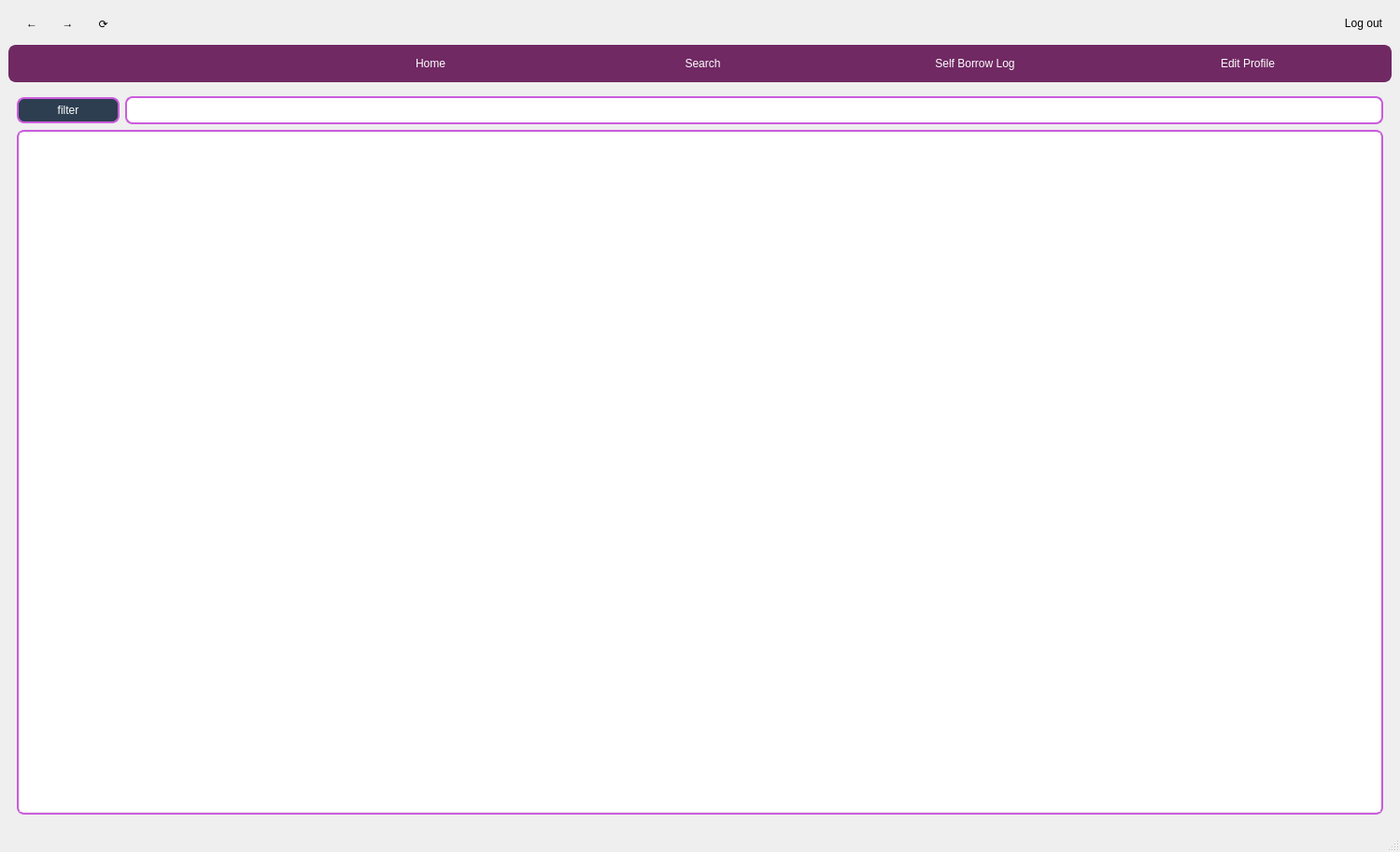
<?xml version="1.0" encoding="UTF-8"?>
<ui version="4.0">
 <class>BookWindow_Student</class>
 <widget class="QMainWindow" name="BookWindow_Student">
  <property name="geometry">
   <rect>
    <x>0</x>
    <y>0</y>
    <width>1499</width>
    <height>912</height>
   </rect>
  </property>
  <property name="windowTitle">
   <string>Main Window</string>
  </property>
  <property name="windowIcon">
   <iconset resource="resource.qrc">
    <normaloff>:/img/img/flat-design-library-logo-design_23-2149324476.png</normaloff>:/img/img/flat-design-library-logo-design_23-2149324476.png</iconset>
  </property>
  <property name="styleSheet">
   <string notr="true"/>
  </property>
  <widget class="QWidget" name="centralwidget">
   <layout class="QVBoxLayout" name="verticalLayout_3">
    <item>
     <widget class="QWidget" name="widget" native="true">
      <layout class="QVBoxLayout" name="verticalLayout_15">
       <item>
        <layout class="QHBoxLayout" name="horizontalLayout_9" stretch="1,1,1,40,0">
         <item>
          <widget class="QPushButton" name="pushButton_PreviousPage">
           <property name="styleSheet">
            <string notr="true">QPushButton {
    background-color: transparent;
    border: none;
    border-radius: 4px;
}

QPushButton:hover {
    background-color: rgba(255, 255, 255, 30);
}

QPushButton:pressed {
    background-color: rgba(255, 255, 255, 50);
}</string>
           </property>
           <property name="text">
            <string>←</string>
           </property>
          </widget>
         </item>
         <item>
          <widget class="QPushButton" name="pushButton_NextPage">
           <property name="styleSheet">
            <string notr="true">QPushButton {
    background-color: transparent;
    border: none;
    border-radius: 4px; 
}

QPushButton:hover {
    background-color: rgba(255, 255, 255, 30); 
}

QPushButton:pressed {
    background-color: rgba(255, 255, 255, 50); 
}</string>
           </property>
           <property name="text">
            <string>→</string>
           </property>
          </widget>
         </item>
         <item>
          <widget class="QPushButton" name="pushButton_Reload">
           <property name="styleSheet">
            <string notr="true">QPushButton {
    background-color: transparent;
    border: none;
    border-radius: 4px; 
}

QPushButton:hover {
    background-color: rgba(255, 255, 255, 30); 
}

QPushButton:pressed {
    background-color: rgba(255, 255, 255, 50); 
}</string>
           </property>
           <property name="text">
            <string>⟳</string>
           </property>
          </widget>
         </item>
         <item>
          <widget class="QLabel" name="label_Space">
           <property name="text">
            <string/>
           </property>
          </widget>
         </item>
         <item>
          <widget class="QPushButton" name="pushButton_LogOut">
           <property name="styleSheet">
            <string notr="true">QPushButton {
    background-color: transparent;
    border: none;
    border-radius: 4px; 
}

QPushButton:hover {
    background-color: rgba(255, 255, 255, 30); 
}

QPushButton:pressed {
    background-color: rgba(255, 255, 255, 50); 
}</string>
           </property>
           <property name="text">
            <string>Log out</string>
           </property>
          </widget>
         </item>
        </layout>
       </item>
      </layout>
     </widget>
    </item>
    <item>
     <widget class="QGroupBox" name="groupBox_navigationbar">
      <property name="styleSheet">
       <string notr="true">border:2px solid #702963;
border-radius: 8px;
background-color: #702963;</string>
      </property>
      <property name="title">
       <string/>
      </property>
      <layout class="QVBoxLayout" name="verticalLayout_4">
       <item>
        <layout class="QHBoxLayout" name="horizontalLayout" stretch="1,1,2,2,2,2">
         <item>
          <widget class="QLabel" name="label_date">
           <property name="styleSheet">
            <string notr="true">color: rgb(255, 255, 255);</string>
           </property>
           <property name="text">
            <string/>
           </property>
           <property name="alignment">
            <set>Qt::AlignmentFlag::AlignCenter</set>
           </property>
          </widget>
         </item>
         <item>
          <widget class="QLabel" name="label_time">
           <property name="styleSheet">
            <string notr="true">color: rgb(255, 255, 255);</string>
           </property>
           <property name="text">
            <string/>
           </property>
           <property name="alignment">
            <set>Qt::AlignmentFlag::AlignCenter</set>
           </property>
          </widget>
         </item>
         <item>
          <widget class="QPushButton" name="pushButton_navtomain">
           <property name="styleSheet">
            <string notr="true">QPushButton {
	color: rgb(255, 255, 255);
    text-decoration: none;
}
QPushButton:hover {
    text-decoration: underline;
}</string>
           </property>
           <property name="text">
            <string>Home</string>
           </property>
          </widget>
         </item>
         <item>
          <widget class="QPushButton" name="pushButton_navtosearch">
           <property name="styleSheet">
            <string notr="true">QPushButton {
	color: rgb(255, 255, 255);
    text-decoration: none;
}
QPushButton:hover {
    text-decoration: underline;
}</string>
           </property>
           <property name="text">
            <string>Search</string>
           </property>
          </widget>
         </item>
         <item>
          <widget class="QPushButton" name="pushButton_navtoselfborrowlog">
           <property name="styleSheet">
            <string notr="true">QPushButton {
	color: rgb(255, 255, 255);
    text-decoration: none;
}
QPushButton:hover {
    text-decoration: underline;
}</string>
           </property>
           <property name="text">
            <string>Self Borrow Log</string>
           </property>
          </widget>
         </item>
         <item>
          <widget class="QPushButton" name="pushButton_EditProfile">
           <property name="styleSheet">
            <string notr="true">QPushButton {
	color: rgb(255, 255, 255);
    text-decoration: none;
}
QPushButton:hover {
    text-decoration: underline;
}</string>
           </property>
           <property name="text">
            <string>Edit Profile</string>
           </property>
          </widget>
         </item>
        </layout>
       </item>
      </layout>
     </widget>
    </item>
    <item>
     <widget class="QStackedWidget" name="stackedWidget">
      <property name="styleSheet">
       <string notr="true">color:rgb(255, 255, 255);</string>
      </property>
      <property name="currentIndex">
       <number>2</number>
      </property>
      <widget class="QWidget" name="page_home">
       <layout class="QVBoxLayout" name="verticalLayout">
        <item>
         <widget class="QGroupBox" name="groupBox_2">
          <property name="title">
           <string/>
          </property>
          <layout class="QHBoxLayout" name="horizontalLayout_4">
           <item>
            <layout class="QVBoxLayout" name="verticalLayout_10" stretch="2,1">
             <item>
              <layout class="QHBoxLayout" name="horizontalLayout_3" stretch="2,6">
               <item>
                <layout class="QVBoxLayout" name="verticalLayout_9" stretch="1,5">
                 <item>
                  <widget class="QLabel" name="label_greeting">
                   <property name="styleSheet">
                    <string notr="true">color: rgb(255, 255, 255);
font: 700 28pt &quot;Microsoft JhengHei UI&quot;;</string>
                   </property>
                   <property name="text">
                    <string>TextLabel</string>
                   </property>
                  </widget>
                 </item>
                 <item>
                  <widget class="QLabel" name="label_profiePic">
                   <property name="text">
                    <string>No Image</string>
                   </property>
                   <property name="alignment">
                    <set>Qt::AlignmentFlag::AlignCenter</set>
                   </property>
                  </widget>
                 </item>
                </layout>
               </item>
               <item>
                <widget class="QTableWidget" name="tableWidget_Status">
                 <property name="styleSheet">
                  <string notr="true">QTableWidget{
color:rgb(255, 255, 255);
alternate-background-color: #606060;
selection-background-color: rgb(63, 63, 63);
selection-color: rgb(255, 255, 255);
border:2px solid #ca5cdd;
border-radius: 8px;
padding:1px;
}</string>
                 </property>
                 <property name="editTriggers">
                  <set>QAbstractItemView::EditTrigger::NoEditTriggers</set>
                 </property>
                 <property name="alternatingRowColors">
                  <bool>true</bool>
                 </property>
                 <property name="selectionMode">
                  <enum>QAbstractItemView::SelectionMode::SingleSelection</enum>
                 </property>
                 <property name="selectionBehavior">
                  <enum>QAbstractItemView::SelectionBehavior::SelectRows</enum>
                 </property>
                </widget>
               </item>
              </layout>
             </item>
             <item>
              <widget class="QTableWidget" name="tableWidget_RankBoard">
               <property name="styleSheet">
                <string notr="true">QTableWidget{
color:rgb(255, 255, 255);
alternate-background-color: #606060;
selection-background-color: rgb(63, 63, 63);
selection-color: rgb(255, 255, 255);
border:2px solid #ca5cdd;
border-radius: 8px;
padding:1px;
}</string>
               </property>
               <property name="editTriggers">
                <set>QAbstractItemView::EditTrigger::NoEditTriggers</set>
               </property>
               <property name="selectionMode">
                <enum>QAbstractItemView::SelectionMode::NoSelection</enum>
               </property>
              </widget>
             </item>
            </layout>
           </item>
          </layout>
         </widget>
        </item>
       </layout>
      </widget>
      <widget class="QWidget" name="page_search">
       <layout class="QVBoxLayout" name="verticalLayout_2">
        <item>
         <widget class="QGroupBox" name="groupBox_searchpage">
          <property name="title">
           <string/>
          </property>
          <layout class="QVBoxLayout" name="verticalLayout_6">
           <item>
            <layout class="QHBoxLayout" name="horizontalLayout_5" stretch="1,1,10,1">
             <item>
              <widget class="QPushButton" name="pushButton_filter">
               <property name="minimumSize">
                <size>
                 <width>110</width>
                 <height>0</height>
                </size>
               </property>
               <property name="styleSheet">
                <string notr="true">QPushButton{ 
border:2px solid #ca5cdd;
 border-radius:8px;
 padding:5px;
 background-color:#2c3e50;
 border-radius:8px;
 color:white;
}</string>
               </property>
               <property name="text">
                <string>Filter</string>
               </property>
              </widget>
             </item>
             <item>
              <widget class="QComboBox" name="comboBox_searchby">
               <property name="sizePolicy">
                <sizepolicy hsizetype="Minimum" vsizetype="Fixed">
                 <horstretch>0</horstretch>
                 <verstretch>0</verstretch>
                </sizepolicy>
               </property>
               <property name="minimumSize">
                <size>
                 <width>110</width>
                 <height>0</height>
                </size>
               </property>
               <property name="acceptDrops">
                <bool>true</bool>
               </property>
               <property name="styleSheet">
                <string notr="true">QComboBox
{
 border:2px solid #ca5cdd;
 border-radius:8px;
 padding:5px;
}
QComboBox::drop-down
{
 border:none;
}
QComboBox QAbstractItemView
{
 background-color:#2c3e50;
 selection-background-color:#3498db;
 border-radius:8px;
 color:white;
}</string>
               </property>
               <property name="currentIndex">
                <number>0</number>
               </property>
               <property name="sizeAdjustPolicy">
                <enum>QComboBox::SizeAdjustPolicy::AdjustToContentsOnFirstShow</enum>
               </property>
               <item>
                <property name="text">
                 <string>Search by</string>
                </property>
               </item>
               <item>
                <property name="text">
                 <string>Book Name</string>
                </property>
               </item>
               <item>
                <property name="text">
                 <string>Book Code</string>
                </property>
               </item>
               <item>
                <property name="text">
                 <string>Authur</string>
                </property>
               </item>
              </widget>
             </item>
             <item>
              <widget class="QLineEdit" name="lineEdit_searchinput">
               <property name="styleSheet">
                <string notr="true"> QLineEdit
{
border:2px solid #ca5cdd;
border-radius:8px;
padding:5px;
}</string>
               </property>
               <property name="inputMask">
                <string/>
               </property>
               <property name="text">
                <string/>
               </property>
               <property name="placeholderText">
                <string>Search by entering book name</string>
               </property>
              </widget>
             </item>
             <item>
              <widget class="QLabel" name="label_BookBorrowedCount">
               <property name="text">
                <string>Book Borrowed: </string>
               </property>
              </widget>
             </item>
            </layout>
           </item>
           <item>
            <layout class="QVBoxLayout" name="verticalLayout_7" stretch="0">
             <item>
              <widget class="QTableWidget" name="tableWidget">
               <property name="mouseTracking">
                <bool>true</bool>
               </property>
               <property name="styleSheet">
                <string notr="true">QTableWidget{
color:rgb(255, 255, 255);
alternate-background-color: #606060;
selection-background-color: rgb(63, 63, 63);
selection-color: rgb(255, 255, 255);
border:2px solid #ca5cdd;
border-radius: 8px;
padding:1px;
}</string>
               </property>
               <property name="editTriggers">
                <set>QAbstractItemView::EditTrigger::NoEditTriggers</set>
               </property>
               <property name="alternatingRowColors">
                <bool>true</bool>
               </property>
               <property name="selectionMode">
                <enum>QAbstractItemView::SelectionMode::SingleSelection</enum>
               </property>
               <property name="selectionBehavior">
                <enum>QAbstractItemView::SelectionBehavior::SelectRows</enum>
               </property>
               <attribute name="horizontalHeaderStretchLastSection">
                <bool>true</bool>
               </attribute>
              </widget>
             </item>
            </layout>
           </item>
          </layout>
         </widget>
        </item>
       </layout>
      </widget>
      <widget class="QWidget" name="page_selfborrowlog">
       <layout class="QVBoxLayout" name="verticalLayout_16">
        <item>
         <layout class="QHBoxLayout" name="horizontalLayout_13">
          <item>
           <widget class="QPushButton" name="pushButton">
            <property name="minimumSize">
             <size>
              <width>110</width>
              <height>0</height>
             </size>
            </property>
            <property name="styleSheet">
             <string notr="true">QPushButton{ 
border:2px solid #ca5cdd;
 border-radius:8px;
 padding:5px;
 background-color:#2c3e50;
 border-radius:8px;
 color:white;
}</string>
            </property>
            <property name="text">
             <string>filter</string>
            </property>
           </widget>
          </item>
          <item>
           <widget class="QLineEdit" name="lineEdit">
            <property name="styleSheet">
             <string notr="true"> QLineEdit
{
border:2px solid #ca5cdd;
border-radius:8px;
padding:5px;
}</string>
            </property>
           </widget>
          </item>
         </layout>
        </item>
        <item>
         <widget class="QTableWidget" name="tableWidget_SelfBorrowLog">
          <property name="styleSheet">
           <string notr="true">QTableWidget{
color:rgb(255, 255, 255);
alternate-background-color: #606060;
selection-background-color: rgb(63, 63, 63);
selection-color: rgb(255, 255, 255);
border:2px solid #ca5cdd;
border-radius: 8px;
padding:1px;
}</string>
          </property>
          <property name="editTriggers">
           <set>QAbstractItemView::EditTrigger::NoEditTriggers</set>
          </property>
          <property name="alternatingRowColors">
           <bool>true</bool>
          </property>
          <property name="selectionMode">
           <enum>QAbstractItemView::SelectionMode::SingleSelection</enum>
          </property>
          <property name="selectionBehavior">
           <enum>QAbstractItemView::SelectionBehavior::SelectRows</enum>
          </property>
         </widget>
        </item>
       </layout>
      </widget>
      <widget class="QWidget" name="page_bookdetails">
       <layout class="QVBoxLayout" name="verticalLayout_5">
        <item>
         <widget class="QGroupBox" name="groupBox">
          <property name="title">
           <string/>
          </property>
          <layout class="QVBoxLayout" name="verticalLayout_8" stretch="4,0">
           <item>
            <layout class="QHBoxLayout" name="horizontalLayout_6" stretch="1,2">
             <item>
              <widget class="QLabel" name="label_bookImage">
               <property name="minimumSize">
                <size>
                 <width>200</width>
                 <height>200</height>
                </size>
               </property>
               <property name="styleSheet">
                <string notr="true">QLabel
{
 border:2px solid #ca5cdd;
 border-radius:8px;
 padding:5px;
}</string>
               </property>
               <property name="frameShape">
                <enum>QFrame::Shape::Box</enum>
               </property>
               <property name="text">
                <string>No Image</string>
               </property>
               <property name="alignment">
                <set>Qt::AlignmentFlag::AlignCenter</set>
               </property>
              </widget>
             </item>
             <item>
              <widget class="QLabel" name="label_discription">
               <property name="styleSheet">
                <string notr="true">QLabel
{
 border:2px solid #ca5cdd;
 border-radius:8px;
 padding:5px;
}</string>
               </property>
               <property name="frameShape">
                <enum>QFrame::Shape::Box</enum>
               </property>
               <property name="text">
                <string/>
               </property>
              </widget>
             </item>
            </layout>
           </item>
           <item>
            <layout class="QHBoxLayout" name="horizontalLayout_2">
             <item>
              <widget class="QPushButton" name="pushButton_backToSearch">
               <property name="text">
                <string>Back to Search</string>
               </property>
              </widget>
             </item>
             <item>
              <widget class="QPushButton" name="pushButton_borrow">
               <property name="enabled">
                <bool>true</bool>
               </property>
               <property name="text">
                <string>Borrow Book</string>
               </property>
              </widget>
             </item>
             <item>
              <widget class="QPushButton" name="pushButton_return">
               <property name="text">
                <string>Return Book</string>
               </property>
              </widget>
             </item>
             <item>
              <widget class="QPushButton" name="pushButton_renew">
               <property name="text">
                <string>Renew Book</string>
               </property>
              </widget>
             </item>
             <item>
              <widget class="QPushButton" name="pushButton_toWeb">
               <property name="text">
                <string>For more information about the book, cick here...</string>
               </property>
              </widget>
             </item>
            </layout>
           </item>
          </layout>
         </widget>
        </item>
       </layout>
      </widget>
      <widget class="QWidget" name="page_EditConfig">
       <layout class="QVBoxLayout" name="verticalLayout_14">
        <item>
         <widget class="QGroupBox" name="groupBox_3">
          <property name="title">
           <string>Edit Profile Page</string>
          </property>
          <layout class="QVBoxLayout" name="verticalLayout_13" stretch="10,1">
           <item>
            <layout class="QHBoxLayout" name="horizontalLayout_12">
             <item>
              <layout class="QVBoxLayout" name="verticalLayout_11">
               <property name="spacing">
                <number>77</number>
               </property>
               <item>
                <widget class="QLabel" name="label_UserID">
                 <property name="styleSheet">
                  <string notr="true">color:rgb(255, 255, 255);</string>
                 </property>
                 <property name="text">
                  <string>User ID:</string>
                 </property>
                </widget>
               </item>
               <item>
                <widget class="QLabel" name="label_Name">
                 <property name="styleSheet">
                  <string notr="true">color:rgb(255, 255, 255);</string>
                 </property>
                 <property name="text">
                  <string>Name:</string>
                 </property>
                </widget>
               </item>
               <item>
                <widget class="QLabel" name="label_CurrentPW">
                 <property name="text">
                  <string>Current Password:</string>
                 </property>
                </widget>
               </item>
               <item>
                <widget class="QLabel" name="label_NewPW">
                 <property name="text">
                  <string>New Password:</string>
                 </property>
                </widget>
               </item>
               <item>
                <widget class="QLabel" name="label_ConfirmPW">
                 <property name="text">
                  <string>Confirm Password:</string>
                 </property>
                </widget>
               </item>
              </layout>
             </item>
             <item>
              <layout class="QVBoxLayout" name="verticalLayout_12" stretch="0,0,0,0,0,0,0,0,0">
               <property name="spacing">
                <number>33</number>
               </property>
               <item>
                <widget class="QLineEdit" name="lineEdit_UserID"/>
               </item>
               <item>
                <widget class="QLabel" name="label_StatusUserID">
                 <property name="maximumSize">
                  <size>
                   <width>16777215</width>
                   <height>20</height>
                  </size>
                 </property>
                 <property name="text">
                  <string/>
                 </property>
                </widget>
               </item>
               <item>
                <widget class="QLineEdit" name="lineEdit_Name"/>
               </item>
               <item>
                <widget class="QLabel" name="label_StatusUserName">
                 <property name="maximumSize">
                  <size>
                   <width>16777215</width>
                   <height>20</height>
                  </size>
                 </property>
                 <property name="text">
                  <string/>
                 </property>
                </widget>
               </item>
               <item>
                <layout class="QHBoxLayout" name="horizontalLayout_7">
                 <property name="sizeConstraint">
                  <enum>QLayout::SizeConstraint::SetDefaultConstraint</enum>
                 </property>
                 <property name="topMargin">
                  <number>0</number>
                 </property>
                 <item>
                  <widget class="QLineEdit" name="lineEdit_CurrentPW"/>
                 </item>
                 <item>
                  <widget class="QPushButton" name="pushButton_ShowHidePW">
                   <property name="text">
                    <string>PushButton</string>
                   </property>
                  </widget>
                 </item>
                </layout>
               </item>
               <item>
                <widget class="QLabel" name="label_StatusCurrentPW">
                 <property name="maximumSize">
                  <size>
                   <width>16777215</width>
                   <height>20</height>
                  </size>
                 </property>
                 <property name="text">
                  <string/>
                 </property>
                </widget>
               </item>
               <item>
                <layout class="QHBoxLayout" name="horizontalLayout_10">
                 <item>
                  <widget class="QLineEdit" name="lineEdit_NewPW"/>
                 </item>
                 <item>
                  <widget class="QPushButton" name="pushButton_ShowHidePW2">
                   <property name="text">
                    <string>PushButton</string>
                   </property>
                  </widget>
                 </item>
                </layout>
               </item>
               <item>
                <widget class="QLabel" name="label_StatusNewAndConfirmPW">
                 <property name="maximumSize">
                  <size>
                   <width>16777215</width>
                   <height>20</height>
                  </size>
                 </property>
                 <property name="text">
                  <string/>
                 </property>
                </widget>
               </item>
               <item>
                <layout class="QHBoxLayout" name="horizontalLayout_11">
                 <item>
                  <widget class="QLineEdit" name="lineEdit_ConfirmPW"/>
                 </item>
                 <item>
                  <widget class="QPushButton" name="pushButton_ShowHidePW3">
                   <property name="text">
                    <string>PushButton</string>
                   </property>
                  </widget>
                 </item>
                </layout>
               </item>
              </layout>
             </item>
            </layout>
           </item>
           <item>
            <layout class="QHBoxLayout" name="horizontalLayout_8" stretch="1,5,1">
             <item>
              <widget class="QPushButton" name="pushButton_ReturnMain">
               <property name="text">
                <string>Return To Main</string>
               </property>
              </widget>
             </item>
             <item>
              <widget class="QLabel" name="label_Warning">
               <property name="text">
                <string/>
               </property>
               <property name="alignment">
                <set>Qt::AlignmentFlag::AlignCenter</set>
               </property>
              </widget>
             </item>
             <item>
              <widget class="QPushButton" name="pushButton_ChangeConfig">
               <property name="text">
                <string>Confirm Change</string>
               </property>
              </widget>
             </item>
            </layout>
           </item>
          </layout>
         </widget>
        </item>
       </layout>
      </widget>
     </widget>
    </item>
   </layout>
  </widget>
  <widget class="QMenuBar" name="menubar">
   <property name="geometry">
    <rect>
     <x>0</x>
     <y>0</y>
     <width>1499</width>
     <height>24</height>
    </rect>
   </property>
  </widget>
  <widget class="QStatusBar" name="statusbar"/>
  <action name="actionRedo">
   <property name="text">
    <string>Redo</string>
   </property>
   <property name="shortcut">
    <string>Ctrl+Z</string>
   </property>
  </action>
  <action name="actionUndo">
   <property name="text">
    <string>Undo</string>
   </property>
   <property name="shortcut">
    <string>Ctrl+Shift+Z</string>
   </property>
  </action>
  <action name="actionCut">
   <property name="text">
    <string>Cut</string>
   </property>
   <property name="shortcut">
    <string>Ctrl+X</string>
   </property>
  </action>
  <action name="actionCopy">
   <property name="text">
    <string>Copy</string>
   </property>
   <property name="shortcut">
    <string>Ctrl+C</string>
   </property>
  </action>
  <action name="actionPaste">
   <property name="text">
    <string>Paste</string>
   </property>
   <property name="shortcut">
    <string>Ctrl+V</string>
   </property>
  </action>
 </widget>
 <resources>
  <include location="resource.qrc"/>
 </resources>
 <connections/>
</ui>
